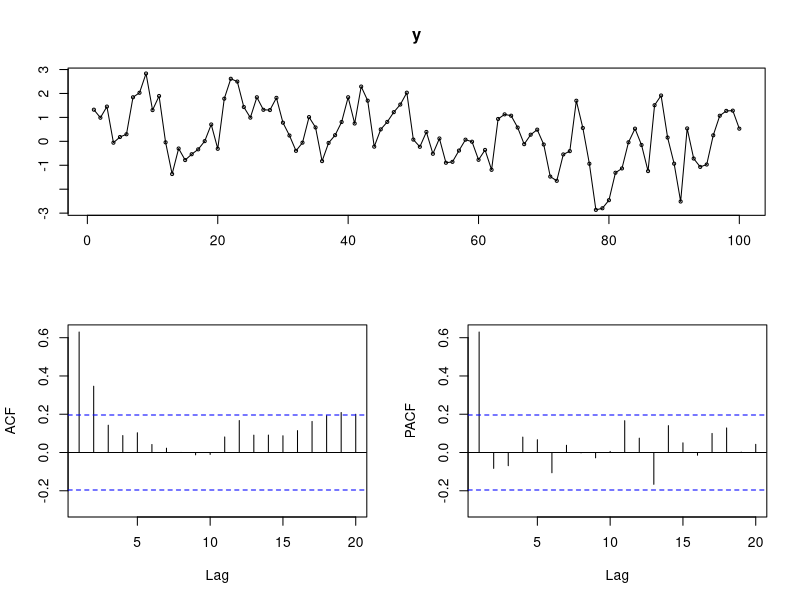
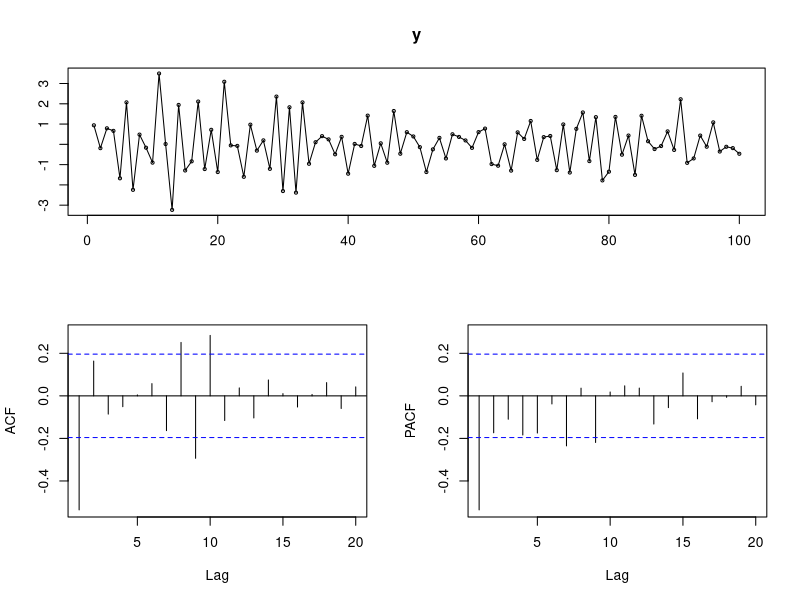
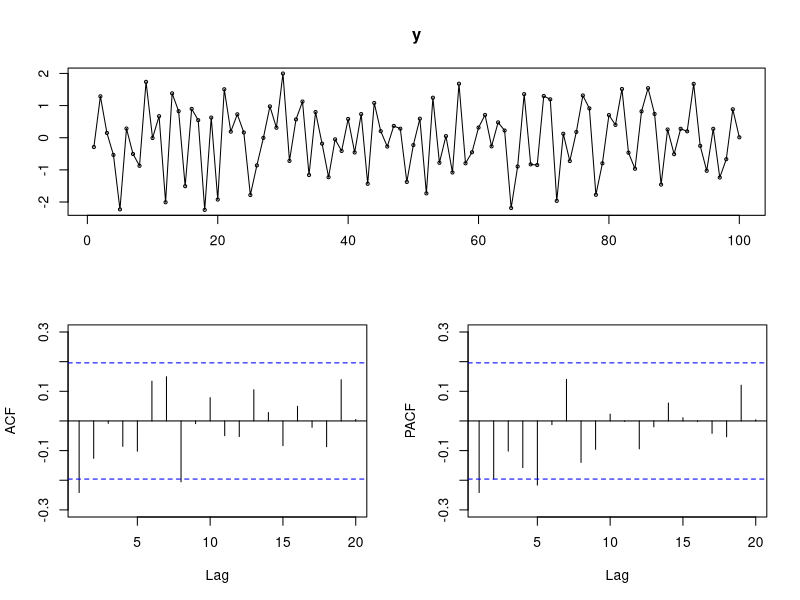
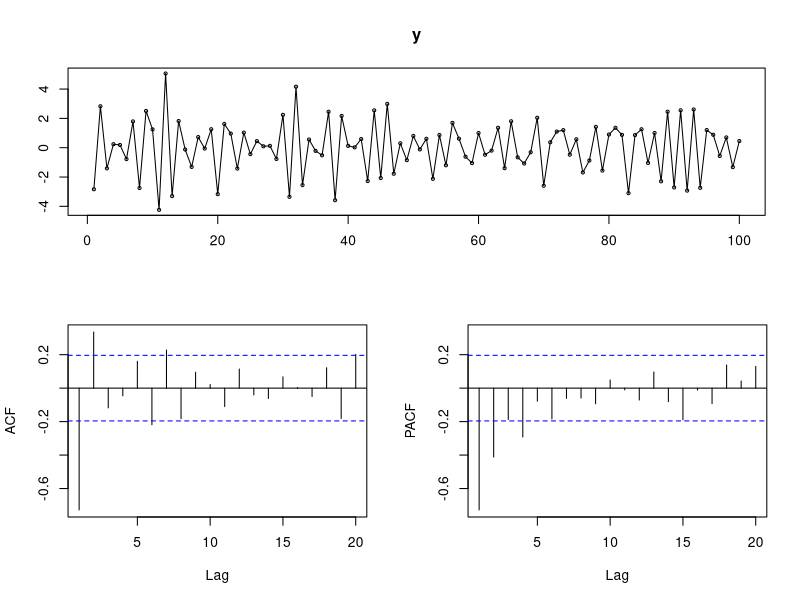
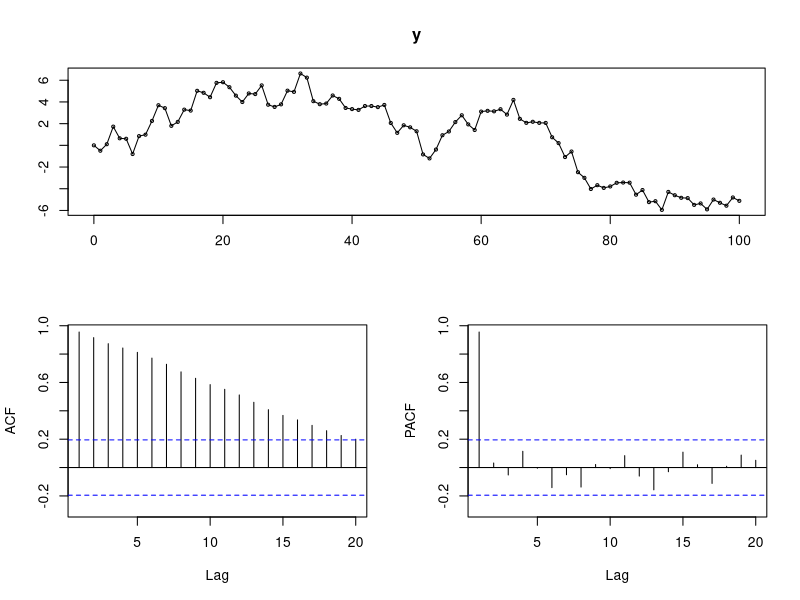
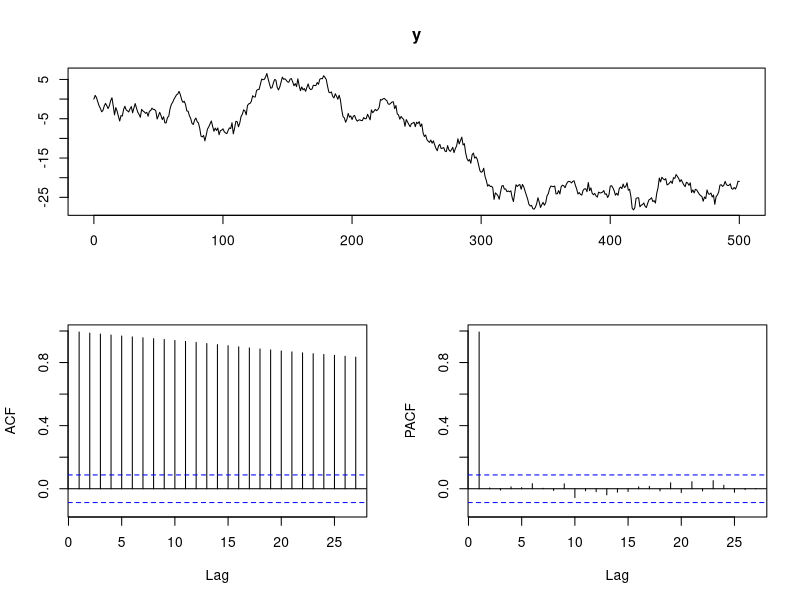
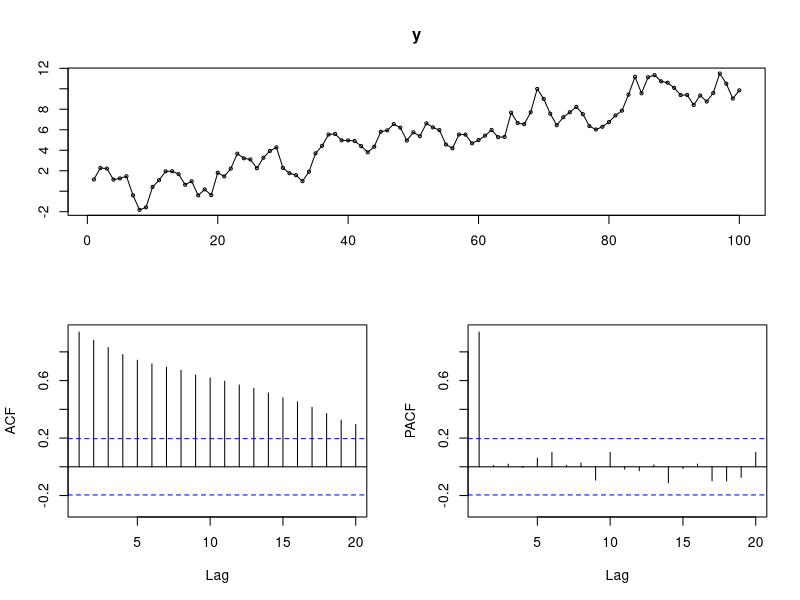
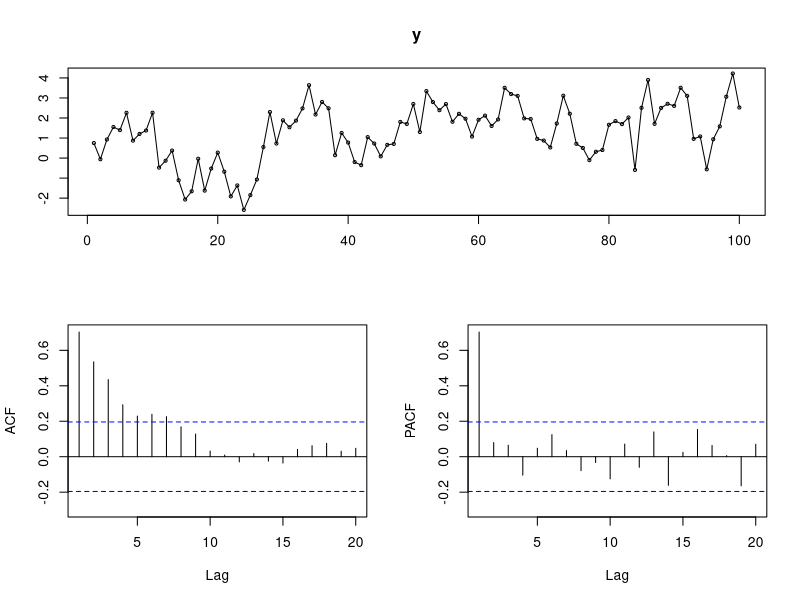

These figures' R source, in order:
## ---- chunk 1
library("lubridate")
library("zoo")
library("xts") 
library("dplyr")
library("ggplot2")
library("forecast")

## ---- chunk 2
y <- arima.sim(n = 100, list(ar = 0.7))
tsdisplay(y)
## ---- chunk 3
y <- arima.sim(n = 100, list(ma = -0.8))
tsdisplay(y)
## ---- chunk 4
y <- arima.sim(n = 100, list(ma = -0.8, ar = 0.5))
tsdisplay(y)
## ---- chunk 5
y <- arima.sim(n = 100, list(ma = -0.8, ar = -0.5))
tsdisplay(y)
## ---- chunk 6
y <- arima.sim(n = 100, list(order = c(0, 1, 0)))
tsdisplay(y)
## ---- chunk 7
y <- arima.sim(n = 500, list(order = c(0, 1, 0)))
tsdisplay(y, points=F)
## ---- chunk 8
y <- seq(0, 10, length = 100) + arima.sim(n = 100, list(ar = 0.7))
tsdisplay(y)
## ---- chunk 9
y <- seq(0, 2, length = 100) + arima.sim(n = 100, list(ar = 0.7))
tsdisplay(y)
## ---- chunk 10

# динамика уровня воды в озере Гурон
y <- LakeHuron
tsdisplay(y)
## ---- chunk 11

# оценим AR(2)
mod_1 <- Arima(y, order = c(2, 0, 0))
# оценим ARMA(1,1)
mod_2 <- Arima(y, order = c(1, 0, 1))

# результаты оценивания:
summary(mod_1)
## ---- chunk 12
summary(mod_2)
## ---- chunk 13

# штрафной критерий AIC
AIC(mod_1)
## ---- chunk 14
AIC(mod_2)
## ---- chunk 15

# оценим ARMA(2,1)
mod_3 <- Arima(y, order = c(2, 0, 1))
summary(mod_3)
AIC(mod_3)
## ---- chunk 16

# прогнозируем по модели 2 на 5 шагов вперед
prognoz <- forecast(mod_2, h = 5)
prognoz
## ---- chunk 17

# строим график прогноза
plot(prognoz)
## ---- chunk 18

# оценим ARIMA(1,1,0)
mod_4 <- Arima(y, order = c(1, 1, 0))
AIC(mod_4)
## ---- chunk 19

# прогноз по модели ARIMA(1,1,0)
prognoz_4 <- forecast(mod_4, h = 5)
plot(prognoz_4)

